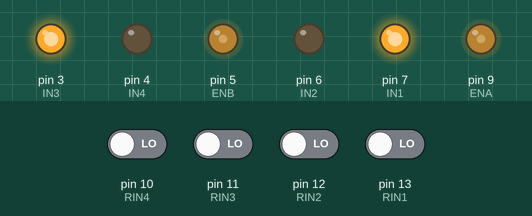
This sketch was run on a simulated Arduino Uno, built with avr-gcc and run on an emulated ATmega328P. Parts: output pins drawn as LEDs (lit = HIGH). The inputs (shaded band) are chosen by the test bench; at power-on: pin 10 (RIN4), pin 11 (RIN3), pin 12 (RIN2), pin 13 (RIN1) LOW.

Above: at 1.2 s.
1.3 s: pin 10 (RIN4) driven HIGH
At 2.4 s:
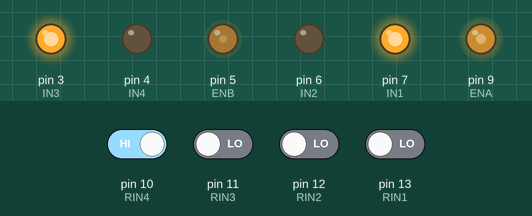
2.8 s: pin 11 (RIN3) driven HIGH
At 3.5 s:
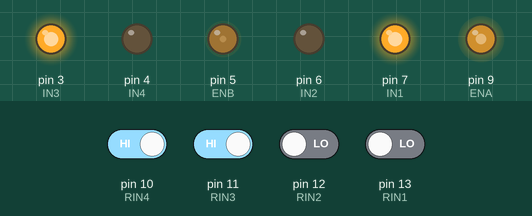
4.3 s: pin 13 (RIN1) driven HIGH
At 4.7 s:
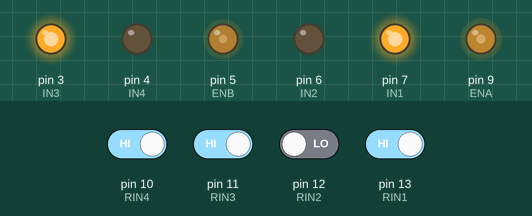
5.8 s: pin 13 (RIN1) driven LOW
At 7.0 s:
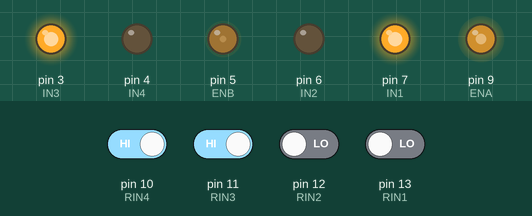
7.3 s: pin 10 (RIN4) driven LOW
At 8.1 s:
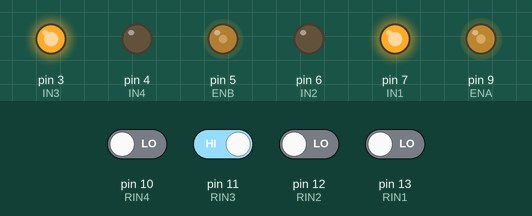
8.8 s: pin 11 (RIN3) driven LOW and pin 13 (RIN1) driven HIGH
At 9.3 s:
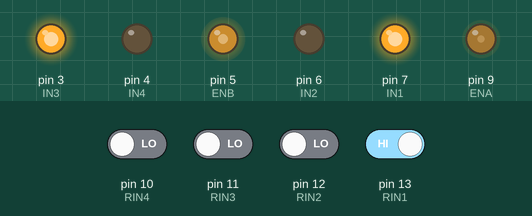
Timing chart, 0 to 11.3 s (numbered marks = the images above; inputs shaded):
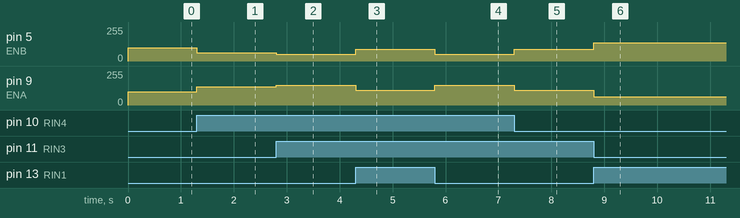

The sketch:

anycar.ino
```cpp
/*
* file: anycar.ino
* 本代码仅提供一个巡线的代码框架
* 具体数值可以自行更改
* 框架也可以 (>_<)
*/

#define ENA 9         //电机驱动设置 ENA, IN1, IN2 为一组 ENB, IN3, IN4 为一组
#define IN1 7
#define IN2 6
#define IN3 3
#define IN4 4
#define ENB 5

#define RIN1 13          //四路循迹传感器引脚，根据自己情况设置
#define RIN2 12
#define RIN3 11
#define RIN4 10

#define DEFSPD 100      //默认速度  需要根据自己实际情况调整大小
#define ADPSPD 50       //调整速度  需要根据自己实际情况调整大小

int pin_r[4]={13,12,11,10};    //四路循迹传感器引脚
int sens[4] = {0, 0, 0, 0};     //四个传感器的读取值
int sens_r[4] = {-3, -1, 1, 3}; //每个传感器对应权值

void setup() {
    // 电机引脚驱动设置，ENB组未设置
  pinMode(ENA, OUTPUT);
  pinMode(IN1, OUTPUT);
  pinMode(IN2, OUTPUT);
  pinMode(ENB, OUTPUT);
  pinMode(IN3, OUTPUT);
  pinMode(IN4, OUTPUT);

  digitalWrite(IN1, HIGH);
  digitalWrite(IN2, LOW);
  analogWrite(ENA, 100);

  digitalWrite(IN3, HIGH);
  digitalWrite(IN4, LOW);
  analogWrite(ENB, 100);
    //四路循迹引脚设置
  pinMode(RIN1, INPUT);
  pinMode(RIN2, INPUT);
  pinMode(RIN3, INPUT);
  pinMode(RIN4, INPUT);
}
/*
* 误差计算函数
* 功能：根据权值公式以及传感器读数，计算误差
* 返回值：小车与黑线的偏离值，double类型
* 无传入参数
*/
double read_sens()
{
  int i = 0;
  for (i = 0; i < 4; i++) {     //读取每个传感器的值
    sens[i] = digitalRead(pin_r[i]);
  }
  // 计算误差
  double error = 0.0;
  for (i = 0; i < 4; i++) {
    error += sens_r[i] * sens[i];   //加权求和
  }
  error /= 4;                       //求均值
  return error;
}

void loop() {
  // put your main code here, to run repeatedly:
  double error = 0;
  error = read_sens();              //获取误差
  int SpdA, SpdB;
  SpdA = DEFSPD + error * ADPSPD;   //根据误差确定A，B电机输出量
  SpdB = DEFSPD - error * ADPSPD;
  SpdA = constrain(SpdA, 0, 255);   //constrain函数，将变量SpdA的值限制在0~255之间
  SpdB = constrain(SpdB, 0, 255);  //若SpdA > 255，返回255；若SpdA < 0，返回0
  analogWrite(ENA, SpdA);           //输出，控制电机
  analogWrite(ENB, SpdB);
}
```

Measured:
- after the input at 1.3 s, pin 5 (ENB): 100/255 → 62/255 at once; pin 9 (ENA): 100/255 → 137/255 at once
- after the input at 2.8 s, pin 5 (ENB): 62/255 → 50/255 at once; pin 9 (ENA): 137/255 → 150/255 at once
- after the input at 4.3 s, pin 5 (ENB): 50/255 → 87/255 at once; pin 9 (ENA): 150/255 → 112/255 at once
- after the input at 5.8 s, pin 5 (ENB): 87/255 → 50/255 at once; pin 9 (ENA): 112/255 → 150/255 at once
- after the input at 7.3 s, pin 5 (ENB): 50/255 → 87/255 at once; pin 9 (ENA): 150/255 → 112/255 at once
- after the input at 8.8 s, pin 5 (ENB): 87/255 → 137/255 at once; pin 9 (ENA): 112/255 → 62/255 at once
